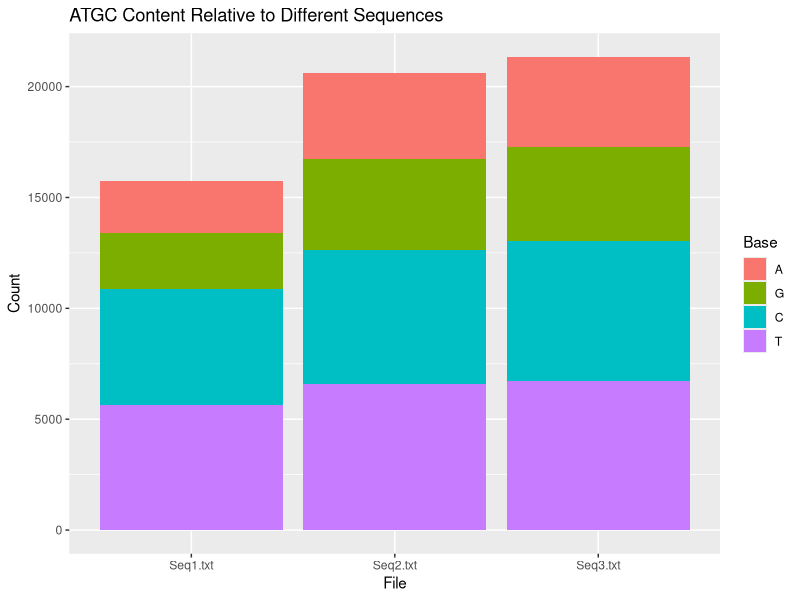

Source code (R):
# Author: Sofie Christie
# Description: Create a stacked bar graph based off a csv created in python

# print graph to png
png(file="bargraph.png")

# read in the csv
df <- read.csv("SeqComparison.csv", header = TRUE)

# import the ggplot2 library for better graphing capabilities
library(ggplot2)
# import the reshape2 library to better format the data
library(reshape2)

df <- melt(df, id = 'File')
ggplot(
   data = df,
   aes(
      # input parameters
      y = value,
      x = File,
      group = variable,
      shape = variable,
      fill = variable
   )
) +
# add graph and labels
geom_bar(stat = "identity") + labs(y="Count", fill="Base", title="ATGC Content Relative to Different Sequences")
